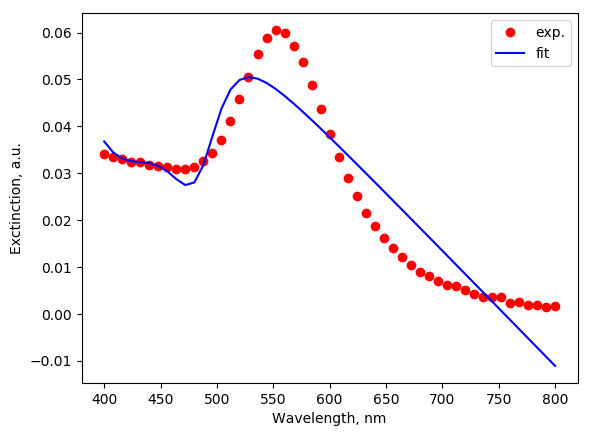

Generate this figure with Python:
#!/usr/bin/python
# -*- coding: utf-8 -*-
from mstm_studio.alloy_AuAg import AlloyAuAg
from mstm_studio.contributions import LinearBackground, MieLognormSpheresCached
from mstm_studio.mstm_spectrum import ExplicitSpheres, Profiler
from mstm_studio.fit_spheres_optic import Fitter, FixConstraint, ConcentricConstraint

fitter = Fitter(exp_filename='experiment.dat')        # load experiment from tabbed file
fitter.set_extra_contributions(
    [LinearBackground(fitter.wls)],     # wavelengths from experiment
    [0.02, 0.0001])                     # initial values for a, b

spheres = ExplicitSpheres(2, [0,0,0,10,0,0,0,12], mat_filename=[AlloyAuAg(1.),AlloyAuAg(0.)])
fitter.set_spheres(spheres) # core-shell Au@Ag particle
fitter.set_matrix(1.5)      # in glass

fitter.add_constraint(ConcentricConstraint(0, 1))  # 0 -> 1
fitter.add_constraint(FixConstraint('x00'))
fitter.add_constraint(FixConstraint('y00'))
fitter.add_constraint(FixConstraint('z00'))

# run fit (takes ~200 seconds on 2GHz CPU)
with Profiler():
    fitter.run()

fitter.report_result()

# plot results
import matplotlib.pyplot as plt
plt.plot(fitter.wls, fitter.exp,  'ro', label='exp.')
plt.plot(fitter.wls, fitter.calc, 'b-', label='fit')
plt.xlabel('Wavelength, nm')
plt.ylabel('Exctinction, a.u.')
plt.legend()
plt.savefig('fit_by_core-shell.png', bbox_inches='tight')


# ~ ChiSq:      0.002354
# ~ Optimal parameters
        # ~ a00:        1.284882        (Varied:True)
        # ~ a01:        1.958142        (Varied:True)
        # ~ ext00:      0.186312        (Varied:True)
        # ~ ext01:      -0.000247       (Varied:True)
        # ~ scale:      -0.063814       (Varied:True)
        # ~ x00:        0.000000        (Varied:False)
        # ~ x01:        0.000000        (Varied:False)
        # ~ y00:        0.000000        (Varied:False)
        # ~ y01:        0.000000        (Varied:False)
        # ~ z00:        0.000000        (Varied:False)
        # ~ z01:        0.000000        (Varied:False)

